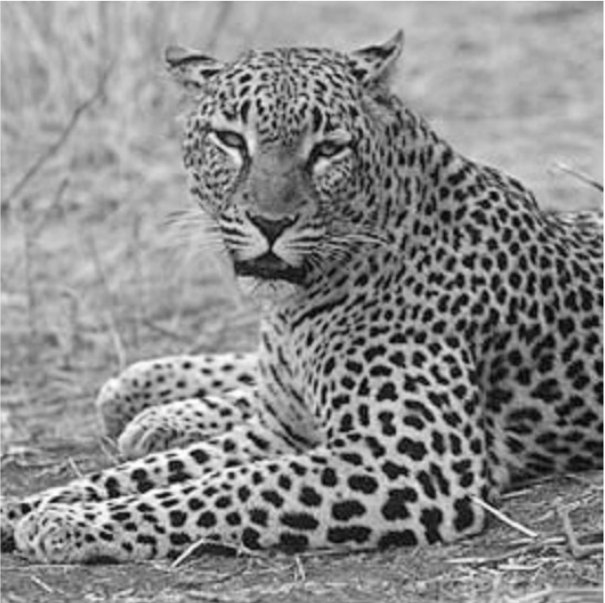
#> input picture DFT/fig.png, 605 x 603 px
$ python main.py
#> lines starting #> are read from the running program, lines starting #| are printed output that depends on the picture
### DFT/dft.py
import numpy as np
import math
import matplotlib.pyplot as plt
import itertools as it
# [9 lines left out: function naive_dft, not called in this run]

#print(naive_dft([1,2,0,2]))

def FFT(a,inverse=False):
    N=len(a)
    power=math.log2(N)
    fac=-2j*np.pi
    if inverse:
        fac*=-1
    if int(power)!=power:
        raise ValueError("Vzorků musí být 2^N!")
    def _FFT(a,N):
        if N==1:
            return np.array(a[0])
        else:
           # print("N",N)
            k=np.arange(N//2)
            wNk=np.exp(fac*k/N)
            even=a[::2]#np.array([a[2*i] for i in k ])
            odd=a[1::2]#np.array([a[2*i+1] for i in k ])
         #   print(np.shape(even),np.shape(odd))
            Seven=_FFT(even,N//2)
            Sodd=_FFT(odd,N//2)
            #print("Seven",Seven,"Sodd",Sodd)
            #print("Sshapes",N//2,np.shape(even),np.shape(odd),np.shape(Seven),np.shape(Sodd))
            #input()
            return np.hstack([Seven+wNk*Sodd,Seven-wNk*Sodd])
    if inverse:
        return _FFT(a,N)
    else:
        return _FFT(a,N)/N
def FFT_2D(a,inverse=False):
    F1=np.array([FFT(an,inverse=inverse) for an in a])
    return np.array([FFT(an,inverse=inverse) for an in F1.transpose()]).transpose()
def pass2D(fc,ft,mode="low",uc=None):
    N,M=np.shape(ft)
    Narr=np.arange(N)
    Marr=np.arange(M)
    Nmod=eq_freq(Narr)
    Mmod=eq_freq(Marr)

    fgrid=np.array(list(it.product(Nmod,Mmod))).reshape((N,M,2))
    fmag=np.sum(fgrid**2,axis=2)
    #return np.where(fmag>fc**2,0,1)
    if mode=="low":
        return np.where(fmag<fc**2,ft,0)
    elif mode=="high":
        return np.where(fmag>fc**2,ft,0)
    elif mode=="band":
        if uc is None:
            uc=2*fc
        return np.where((fc**2<fmag)*(fmag<uc**2),ft,0)
    elif mode=="smooth":
        return ft/(1+fmag/fc**2)
    elif mode=="smooth_r":
        return ft/(1+fc**2/fmag)
    else:
        raise ValueError(f"The mode {mode} is not defined!")


x=np.array([[1,0,2,4],[0,1,3,5]])
print(FFT_2D(x))


def cyclic_mirror(a):
    N,*M=a.shape
    if M:
        M=M[0]
        return np.array([[a[(-i)%N,-(j)%M] for j,_ in enumerate(a0) ] for i,a0 in enumerate(a)])
    else:
        return np.array([a[(-i)%N] for i,_ in enumerate(a) ])


def eq_freq(f):
    N=len(f)
    return np.where(f>N//2,f-N,f)
def even_part(a):
    return 0.5*(a+cyclic_mirror(a))
def odd_part(a):
    return 0.5*(a-cyclic_mirror(a))
"""
#print(FFT([1,2]))
    #def _FFT(a):
ars=[
    [1],
    [1,0,0,0],
    [0,1,0,0],
    [0,0,1,0],
    [0,0,0,1]+[1,0,0,0]
    ]
for ar in ars:
    print(f"Array: {ar}, \n Naive: {naive_dft(ar)},\n FFT: {FFT(ar)}\n\n")
ar=np.array([4,7,8,2,1,6,3,5,7,9,4,5,6,1,10,15,16,17,18,19,20,21,22,4,5,11,26,5,4,7,6,9])
ar=even_part(ar)
bar=np.hstack([ar,np.zeros(len(ar))])
#plt.plot(ar,"-",bar,"-")
print(FFT(even_part(ar)),FFT(odd_part(ar)))
x=FFT(even_part(ar))
y=FFT(even_part(bar))
#xn=naive_dft(even_part(bar))
#y=FFT(even_part(bar))
plt.plot(np.arange(32),x)
plt.plot(np.arange(64)/2,y*2)
#plt.plot(np.arange(29)*32/29,xn)

#plt.plot(y)
plt.show()
ar=np.array([4,7,8,2,1,6,3,5,7,9,4,5,6,1,10,15,16,17,18,19,20,21,22,4,5,11,26,5,4,7,6,9])
ar=even_part(ar)
bar=np.hstack([ar,np.zeros(15)])
x=naive_dft(ar)
y=naive_dft(bar)
plt.plot(np.arange(len(x)),x)
plt.plot(np.arange(len(y))*len(x)/len(y),y*len(y)/len(x))
plt.show()
"""

### DFT/main.py
#Produces filtered (band-passed, low-passed, high-passed) version of a base image
import dft
from  PIL import Image

import numpy as np
import matplotlib.pyplot as plt
im=np.array(Image.open("fig.png"))
#> im is the input picture: shape (603, 605, 4); mean R, G, B, A 138.8, 138.8, 138.8, 255
skip=0
step=2**skip
N=512//step
im=np.array([[np.sum(im[i*step:(i+1)*step,j*step:(j+1)*step]) for j in range(N)] for i in range(N)])
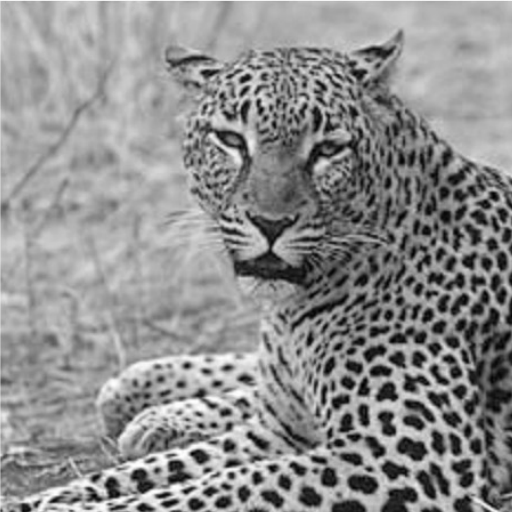
#> im: shape (512, 512) uint64; min 264, max 1017, mean 685.9; drawn with min black and max white
#im=im[:512:2**skip,:512:2**skip,0]

#plt.imshow(im)
ft=dft.FFT_2D(im)
herm=dft.cyclic_mirror(ft)
#print(ft[4,5],ft[N-4,N-5])
"""for i in range(1,N):
    for j in range(1,N):
        if ft[i,j]!=herm[i,j]:#ft[N-i,N-j]:
            print("rovna se",i,j,ft[i,j],herm[i,j])
"""
summed=ft+herm
#print(summed.imag)
#print(np.sum( (summed.imag)**2))
#ft=np.fft.fft2(im)
herm=np.conj(dft.cyclic_mirror(ft))
# [13 lines of commented-out code are left out]
sfts=[dft.FFT_2D(dft.pass2D(fc,ft,mode="low"),inverse=True) for fc in [1,2,4,8,16,32,64,128]]
#> call 2 of pass2D, with fc = 2, ft = array of shape (512, 512), mode = 'low'
#> in pass2D (call 2), `fmag=np.sum(fgrid**2,axis=2)`:
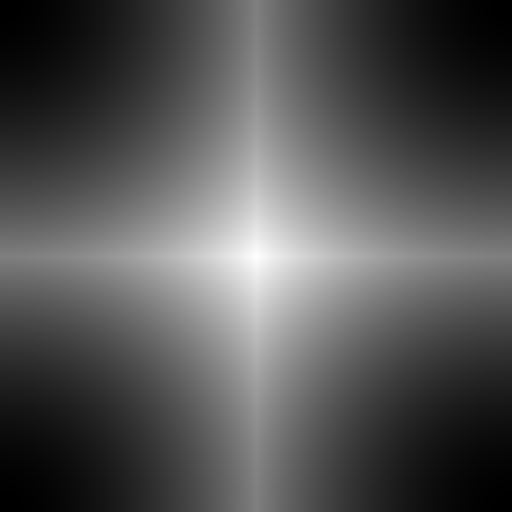
#> fmag: shape (512, 512) int64; min 0, max 131072, mean 43691; drawn with min black and max white
#> (the run stopped early here; a loop or call above may not have finished)
